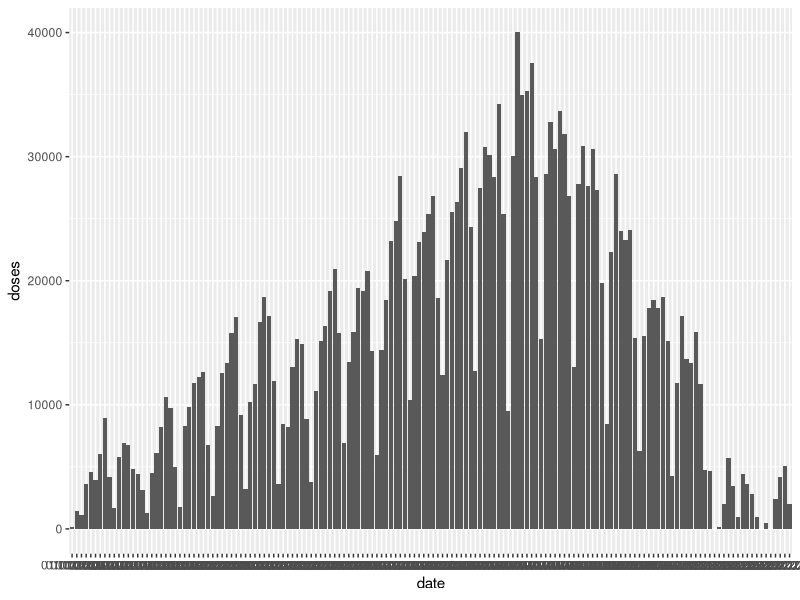
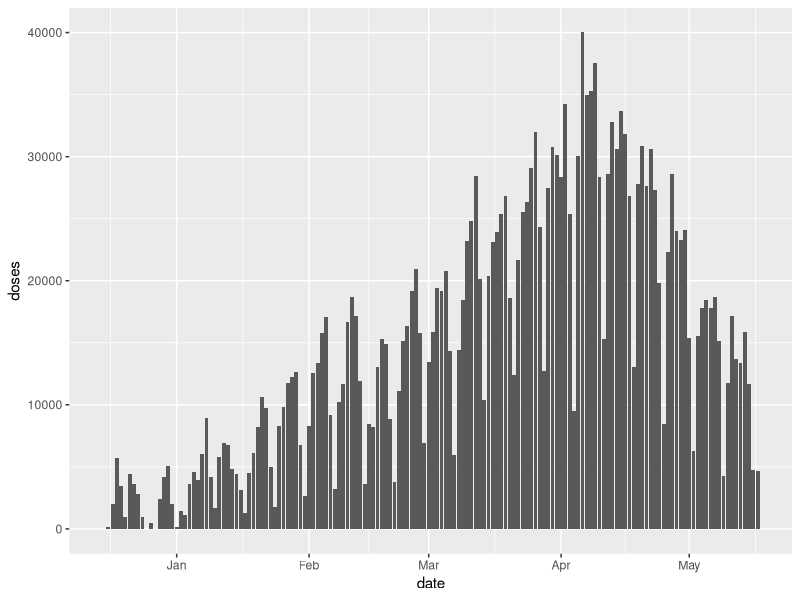
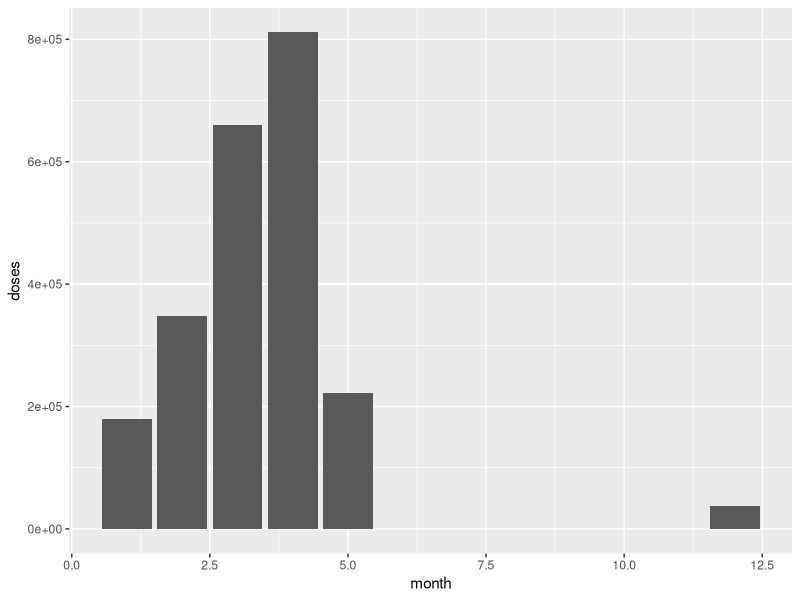
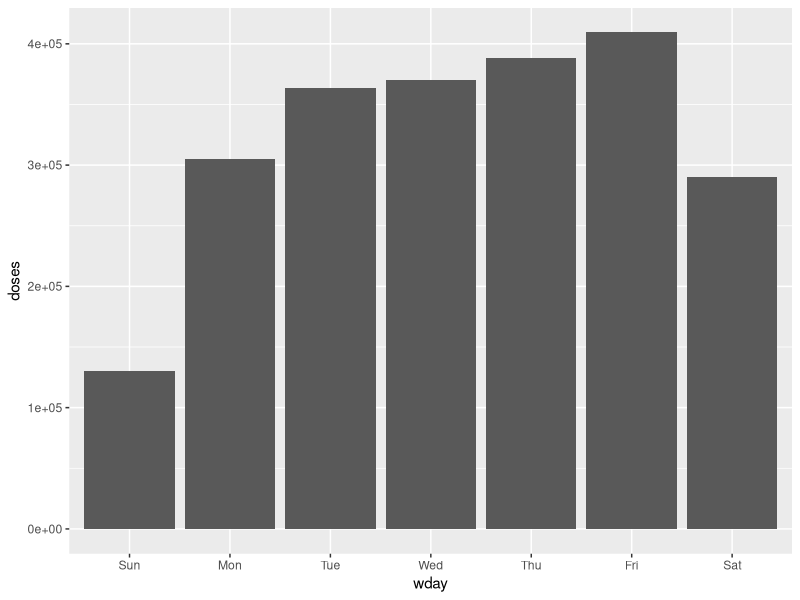

Reproduce these figures in R, in order.
#### Libraries ####

# Load tidyverse and lubridate
library(tidyverse)
library(lubridate)

#### Import and examine data ####

# Import vaccine data. Look carefully at the output here.
vaccines <- read_csv("data/chicago_vaccines_daily.csv")

# Let's glimpse the data
glimpse(vaccines)

# What happens if we try to plot the doses administered over time?
ggplot(vaccines, aes(x=date, y=doses)) + geom_col() 

#### Working with dates ####

# What is the class of the date variable in our data?
class(vaccines$date)

# Let's look at one possible function from lubridate that might help
?as_date

# Does it work?
as_date(vaccines$date)

# Whoops! Not quite. Let's take a look at the cheatsheet for help: https://raw.githubusercontent.com/rstudio/cheatsheets/master/lubridate.pdf

# Try to use a different function to convert the date variable
mdy(vaccines$date)
# Note that we can also use as_date() by supplying a format argument. To learn about options in the format argument, look at the help file for ?strptime
as_date(vaccines$date, format="%m/%d/%y")

# Replace the date variable in the dataset with the converted version
vaccines$date <- mdy(vaccines$date)

# Check the class of our converted variable
class(vaccines$date)

# Now what happens if we plot?
ggplot(vaccines, aes(x=date, y=doses)) + geom_col() 

#### Converting date formats ####

# Create a new variable for month. Refer to the cheatsheet for guidance.
vaccines$month <- month(vaccines$date)

# Check the class for the new variable
class(vaccines$month)

# Repeat the plot, using month as the x-axis
ggplot(vaccines, aes(x=month, y=doses)) + geom_col()

# Create a new variable for day of the week
# Note: Look at the help file for the function. Are there any arguments you want to use?
# I used label=TRUE here, to create a factor variable (Mon, Tue, etc.) rather than a numeric one (1, 2, etc.)
vaccines$wday <- wday(vaccines$date, label=TRUE)

# Repeat the plot, using day of the week as the x-axis
ggplot(vaccines, aes(x=wday, y=doses)) + geom_col()

#### Bonus ####

# Bonus question: Can you calculate the number of days it took for Chicago to fully vaccinate 1 million people?
# Hint: You may need to use the function cumsum() 

# Step 1: Create a cumulative sum of the final doses variable
vaccines$final_doses_cumulative <- cumsum(vaccines$final_dose)

# Step 2: Identify the first date when the cumulative final doses variable reaches 1,000,000
date_million <- min(vaccines$date[vaccines$final_doses_cumulative>=1000000])

# Step 3: Identify first date of vaccines being administered
date_first <- min(vaccines$date)

# Calculate difference
date_million-date_first

# Lubridate helpfully informs us: "Time difference of 149 days"!
